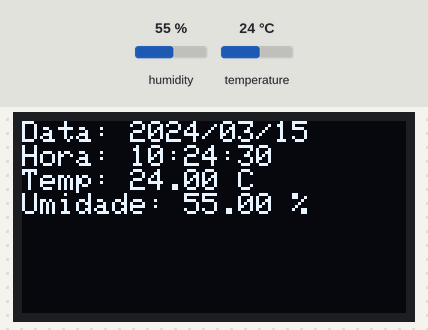
Simulated run of this sketch. Board: ESP32. Parts: 128×64 one-colour display. The inputs (shaded band) are chosen by the test bench; at power-on: humidity 55 %, temperature 24 °C. The local clock reads 2024-03-15 10:24:30 at power-on unless the sketch sets it; storage starts empty; random numbers use the default seed unless the sketch sets one; what the sketch prints to the serial monitor is not drawn.

Above: at 1.2 s.
1.3 s: humidity set to 22 %
At 2.5 s:
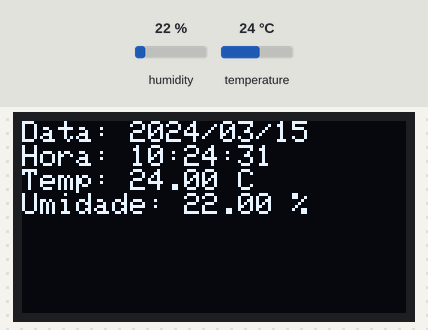
5.1 s: temperature set to 12 °C
At 6.1 s:
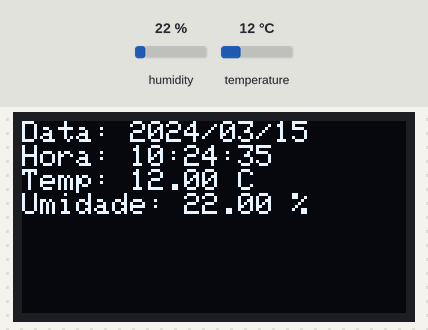
7.7 s: humidity set to 40 %
At 8.7 s:
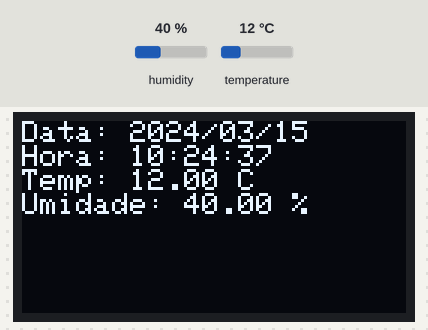
10.4 s: temperature set to 19 °C
At 11.2 s:
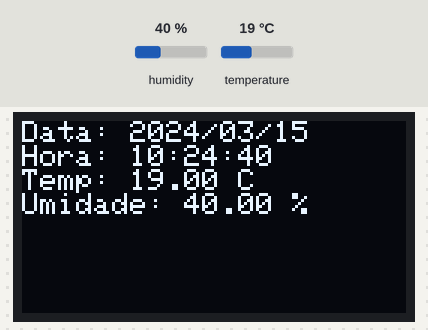
Timing chart, 0 to 13.4 s (numbered marks = the images above; inputs shaded):
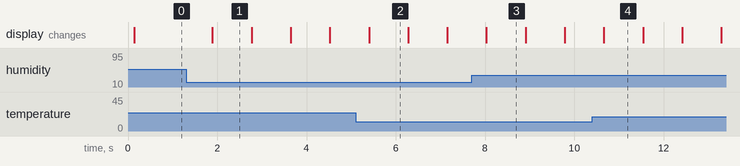

Measured:
- what the display in image 1 shows lasts 0.9 s, from 1.9 s to 2.8 s

The sketch:

ESP32_SDCARD_RTC.ino
```cpp
/*
Autor: James Ehlert Reinard.
Data: 09/04/2024.

Descrição:
Este projeto consiste em um sistema de monitoramento de temperatura e umidade com registro em um cartão SD e exibição em um display OLED.
O sistema utiliza um módulo RTC (Real-Time Clock) para registrar a data e hora das leituras.

Componentes:
ESP32: Microcontrolador utilizado como base do projeto.
Sensor AHT10: Sensor de temperatura e umidade.
Módulo RTC DS3231: Módulo de relógio em tempo real para manter o controle da data e hora.
Display OLED SSD1306: Display utilizado para exibir as informações.
Cartão SD: Utilizado para armazenar os dados das leituras.
Configuração:
Conectar os componentes conforme o esquemático.
Configurar o ambiente de desenvolvimento do Arduino IDE.
Instalar as bibliotecas necessárias:
Adafruit GFX Library
Adafruit SSD1306
AHTx
RTClib

Funcionamento:
O sistema inicializa o RTC, o sensor de temperatura e umidade, o display OLED e o cartão SD.
É gerado um nome único para o arquivo CSV com base na data e hora atuais.
O sistema realiza leituras periódicas da temperatura e umidade.
Os dados das leituras são registrados no arquivo CSV no formato: Código, Data, Hora, Temperatura (°C), Umidade (%).
As informações das leituras são exibidas no display OLED.
*/

#include <SPI.h>
#include <SD.h>
#include <Wire.h>
#include <Adafruit_GFX.h>
#include <Adafruit_SSD1306.h>
#include <AHTxx.h>
#include <RTClib.h>

#define SCREEN_WIDTH 128 // Largura do display OLED, em pixels
#define SCREEN_HEIGHT 64 // Altura do display OLED, em pixels
#define AHT10_ADDRESS (0x38)

Adafruit_SSD1306 display(SCREEN_WIDTH, SCREEN_HEIGHT, &Wire, -1);
AHTxx aht10(AHT10_ADDRESS);
RTC_DS3231 rtc;
String filename; // Nome do arquivo para salvar os dados

void setup()
{
    Serial.begin(115200);

    if (!rtc.begin())
    {
        Serial.println("Falha ao iniciar o RTC!");
        while (1)
            ;
    }

    if (!SD.begin(5))
    {
        Serial.println("Falha ao montar o cartão SD");
        return;
    }

    if (!aht10.begin())
    {
        Serial.println("Falha ao inicializar o sensor AHT10");
        return;
    }

    if (!display.begin(SSD1306_SWITCHCAPVCC, 0x3C))
    {
        Serial.println(F("Falha ao iniciar o display SSD1306"));
        for (;;)
            ;
    }

    if (rtc.lostPower())
    {
        Serial.println("RTC perdido poder! Reiniciando...");
        rtc.adjust(DateTime(F(__DATE__), F(__TIME__)));
    }

    // Gera o nome do arquivo com base na data e hora atual
    DateTime now = rtc.now();
    char filenameBuffer[30]; // Buffer para armazenar o nome do arquivo
    sprintf(filenameBuffer, "/data_%04d_%02d_%02d_%02d_%02d_%02d.csv",
            now.year(), now.month(), now.day(), now.hour(), now.minute(), now.second());
    filename = filenameBuffer;

    // Abre o arquivo para escrita no início do programa
    File dataFile = SD.open(filename, FILE_WRITE);
    if (dataFile)
    {
        dataFile.println("Codigo,Data,Hora,Temp(C),Umidade(%)");
        dataFile.flush(); // Garante que todos os dados sejam gravados no cartão SD imediatamente
        dataFile.close();
    }
    else
    {
        Serial.println("Erro ao abrir o arquivo no cartão SD");
    }
}

void loop()
{
    DateTime now = rtc.now(); // Obter data/hora atual do RTC
    float temperatura = aht10.readTemperature();
    float umidade = aht10.readHumidity();

    if (isnan(temperatura) || isnan(umidade))
    {
        Serial.println("Falha ao ler os dados do sensor");
        return;
    }

    // Gera um código hexadecimal aleatório
    unsigned int randomNumber = random(0xFFFF);
    String hexCode = String(randomNumber, HEX);

    File dataFile = SD.open(filename, FILE_APPEND);
    if (dataFile)
    {
        // Grava os dados da leitura no arquivo CSV
        dataFile.print(hexCode); // Código único aleatório
        dataFile.print(",");
        dataFile.print(now.year(), DEC);
        dataFile.print("/");
        if (now.month() < 10) dataFile.print("0");
        dataFile.print(now.month(), DEC);
        dataFile.print("/");
        if (now.day() < 10) dataFile.print("0");
        dataFile.print(now.day(), DEC);
        dataFile.print(",");
        if (now.hour() < 10) dataFile.print("0");
        dataFile.print(now.hour(), DEC);
        dataFile.print(":");
        if (now.minute() < 10) dataFile.print("0");
        dataFile.print(now.minute(), DEC);
        dataFile.print(":");
        if (now.second() < 10) dataFile.print("0");
        dataFile.print(now.second(), DEC);
        dataFile.print(",");
        dataFile.print(temperatura);
        dataFile.print(",");
        dataFile.println(umidade);
        dataFile.flush(); // Garante que todos os dados sejam gravados no cartão SD imediatamente
        dataFile.close();
        Serial.println("Dados da leitura gravados com sucesso no cartão SD");
    }
    else
    {
        Serial.println("Erro ao abrir o arquivo no cartão SD");
    }

    // Exibe os dados do sensor e a data/hora atual no display OLED
    display.clearDisplay();
    display.setTextSize(1);
    display.setTextColor(WHITE);
    display.setCursor(0, 0);
    display.print("Data: ");
    display.print(now.year(), DEC);
    display.print("/");
    display.print(now.month() < 10 ? "0" : "");
    display.print(now.month(), DEC);
    display.print("/");
    display.print(now.day() < 10 ? "0" : "");
    display.println(now.day(), DEC);
    display.print("Hora: ");
    display.print(now.hour() < 10 ? "0" : "");
    display.print(now.hour(), DEC);
    display.print(":");
    display.print(now.minute() < 10 ? "0" : "");
    display.print(now.minute(), DEC);
    display.print(":");
    display.print(now.second() < 10 ? "0" : "");
    display.print(now.second(), DEC);
    display.println(" ");
    display.println("Temp: " + String(temperatura) + " C");
    display.println("Umidade: " + String(umidade) + " %");
    display.display();
    delay(800); // Intervalo de 0.8 segundos entre as leituras
}
```
